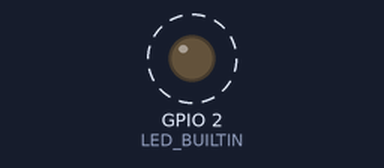
This sketch was run on a simulated ESP8266 (NodeMCU). Parts: output pins drawn as LEDs (lit = HIGH, except the on-board LED, lit = LOW). Dashed ring = blinking. WiFi joins after 1.5 s; servers stay silent unless stated; what the sketch prints to the serial monitor is not drawn.

Above: at 2.2 s.
Timing chart, 0 to 6.3 s (numbered marks = the images above):
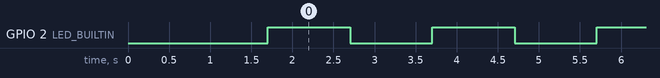

The sketch:

esp8266_google_calc.ino
```cpp
#include<ESP8266WiFi.h>
#include<HTTPSRedirect.h>

const char* ssid = "ZYXEL_1F";
const char* password = "C1470A9A";
const char* host = "script.google.com";
const char *GScriptId = "AKfycbzh5fOUUeZR1Fjd_mw9N2nnel2RhuQnm8EPAYKSBsxF_dT8lX48"; // Google script ID
const int httpsPort = 443;
HTTPSRedirect* client ;
volatile int i=0;
volatile uint32_t count=0;
String url3;

void setup()
{
  pinMode(LED_BUILTIN,OUTPUT);
  Serial.begin(115200);
  Serial.print("Connecting to wifi: ");
  Serial.println(ssid);
  WiFi.begin(ssid, password);
  while (WiFi.status() != WL_CONNECTED) {
    delay(500);
    Serial.print(".");
  }
  Serial.println("");
  Serial.println("WiFi connected");
  Serial.println("IP address: ");
  Serial.println(WiFi.localIP());

  client = new HTTPSRedirect(httpsPort);
  client->setInsecure();
  client->setPrintResponseBody(true);
  client->setContentTypeHeader("application/json");

  bool flag = false;
  for (int i=0; i<5; i++)
  {
    int retval = client->connect(host, httpsPort);
    if (retval == 1)
    {
       flag = true;
       Serial.println("Connected");
       break;
    }
    else
    {
      Serial.println("Connection failed. Retrying...");
    }
  }
  Serial.print("Connecting to ");
  Serial.println(host);
}
void loop()
{
  if(i==60)
  {
    url3="";
    url3 = String("/macros/s/") + GScriptId + "/exec?ip="+WiFi.localIP().toString()+"&router="+ssid;
    Serial.println("GET Data");
    if (client->GET(url3, host))
    {
      Serial.printf("GET SUCCESS:%u\n",count);
    }
    else
    {
      Serial.printf("GET FAIL:%u\n",count);
    }
    i=0;
    count++;
  }
  digitalWrite(LED_BUILTIN,!digitalRead(LED_BUILTIN));
  delay(1000);
  i++;
}
```

Measured:
- by itself, GPIO 2 (LED_BUILTIN): alternates HIGH for 1.0 s and LOW for 1.0 s
